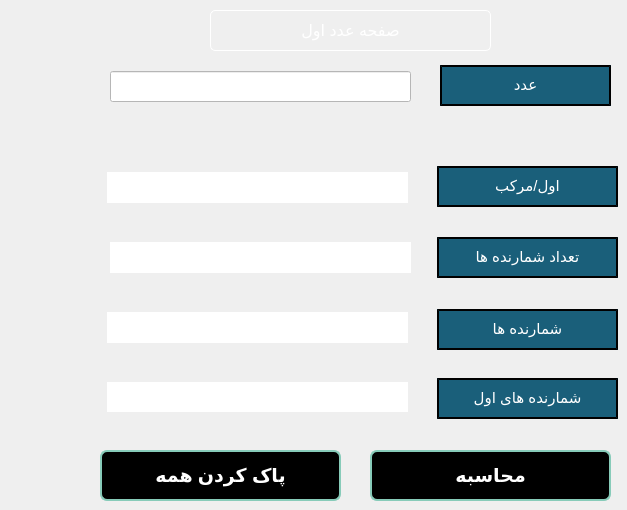
         <widget class="QWidget" name="page_adad_aval">
          <property name="maximumSize">
           <size>
            <width>636</width>
            <height>16777215</height>
           </size>
          </property>
          <widget class="QLabel" name="label_3">
           <property name="geometry">
            <rect>
             <x>440</x>
             <y>65</y>
             <width>171</width>
             <height>41</height>
            </rect>
           </property>
           <property name="font">
            <font>
             <pointsize>11</pointsize>
             <weight>50</weight>
             <italic>false</italic>
             <bold>false</bold>
            </font>
           </property>
           <property name="styleSheet">
            <string notr="true">background-color: rgb(26, 95, 122);
font : 11pt;
border-style: outset;
color : rgb(255, 255, 255);
border-width: 2px;
border-color: black;
font-weight: 400;
padding: 2px;</string>
           </property>
           <property name="text">
            <string>    عدد</string>
           </property>
           <property name="textFormat">
            <enum>Qt::RichText</enum>
           </property>
           <property name="alignment">
            <set>Qt::AlignCenter</set>
           </property>
           <property name="margin">
            <number>2</number>
           </property>
          </widget>
          <widget class="QLineEdit" name="lineEdit_22">
           <property name="geometry">
            <rect>
             <x>110</x>
             <y>71</y>
             <width>301</width>
             <height>31</height>
            </rect>
           </property>
           <property name="font">
            <font>
             <pointsize>12</pointsize>
            </font>
           </property>
           <property name="styleSheet">
            <string notr="true">background-color: rgb(255, 255, 255);</string>
           </property>
          </widget>
          <widget class="QLabel" name="label_25">
           <property name="geometry">
            <rect>
             <x>107</x>
             <y>172</y>
             <width>301</width>
             <height>31</height>
            </rect>
           </property>
           <property name="font">
            <font>
             <pointsize>12</pointsize>
            </font>
           </property>
           <property name="styleSheet">
            <string notr="true">background-color: rgb(255, 255, 255);</string>
           </property>
           <property name="text">
            <string/>
           </property>
          </widget>
          <widget class="QLabel" name="label_26">
           <property name="geometry">
            <rect>
             <x>437</x>
             <y>166</y>
             <width>181</width>
             <height>41</height>
            </rect>
           </property>
           <property name="font">
            <font>
             <pointsize>11</pointsize>
             <weight>50</weight>
             <italic>false</italic>
             <bold>false</bold>
            </font>
           </property>
           <property name="styleSheet">
            <string notr="true">background-color: rgb(26, 95, 122);
font : 11pt;
border-style: outset;
color : rgb(255, 255, 255);
border-width: 2px;
border-color: black;
font-weight: 400;
padding: 2px;</string>
           </property>
           <property name="text">
            <string>اول/مرکب</string>
           </property>
           <property name="textFormat">
            <enum>Qt::RichText</enum>
           </property>
           <property name="alignment">
            <set>Qt::AlignCenter</set>
           </property>
          </widget>
          <widget class="QLabel" name="label_27">
           <property name="geometry">
            <rect>
             <x>437</x>
             <y>237</y>
             <width>181</width>
             <height>41</height>
            </rect>
           </property>
           <property name="font">
            <font>
             <pointsize>11</pointsize>
             <weight>50</weight>
             <italic>false</italic>
             <bold>false</bold>
            </font>
           </property>
           <property name="styleSheet">
            <string notr="true">background-color: rgb(26, 95, 122);
font : 11pt;
border-style: outset;
color : rgb(255, 255, 255);
border-width: 2px;
border-color: black;
font-weight: 400;
padding: 2px;</string>
           </property>
           <property name="text">
            <string>    تعداد شمارنده ها</string>
           </property>
           <property name="textFormat">
            <enum>Qt::RichText</enum>
           </property>
           <property name="alignment">
            <set>Qt::AlignCenter</set>
           </property>
          </widget>
          <widget class="QLabel" name="label_28">
           <property name="geometry">
            <rect>
             <x>110</x>
             <y>242</y>
             <width>301</width>
             <height>31</height>
            </rect>
           </property>
           <property name="font">
            <font>
             <pointsize>12</pointsize>
            </font>
           </property>
           <property name="styleSheet">
            <string notr="true">background-color: rgb(255, 255, 255);</string>
           </property>
           <property name="text">
            <string/>
           </property>
          </widget>
          <widget class="QLabel" name="label_29">
           <property name="geometry">
            <rect>
             <x>437</x>
             <y>309</y>
             <width>181</width>
             <height>41</height>
            </rect>
           </property>
           <property name="font">
            <font>
             <pointsize>11</pointsize>
             <weight>50</weight>
             <italic>false</italic>
             <bold>false</bold>
            </font>
           </property>
           <property name="styleSheet">
            <string notr="true">background-color: rgb(26, 95, 122);
font : 11pt;
border-style: outset;
color : rgb(255, 255, 255);
border-width: 2px;
border-color: black;
font-weight: 400;
padding: 2px;</string>
           </property>
           <property name="text">
            <string>      شمارنده ها</string>
           </property>
           <property name="textFormat">
            <enum>Qt::RichText</enum>
           </property>
           <property name="alignment">
            <set>Qt::AlignCenter</set>
           </property>
          </widget>
          <widget class="QLabel" name="label_30">
           <property name="geometry">
            <rect>
             <x>107</x>
             <y>312</y>
             <width>301</width>
             <height>31</height>
            </rect>
           </property>
           <property name="font">
            <font>
             <pointsize>9</pointsize>
            </font>
           </property>
           <property name="styleSheet">
            <string notr="true">background-color: rgb(255, 255, 255);</string>
           </property>
           <property name="text">
            <string/>
           </property>
          </widget>
          <widget class="QPushButton" name="pushButton_17">
           <property name="geometry">
            <rect>
             <x>370</x>
             <y>450</y>
             <width>241</width>
             <height>51</height>
            </rect>
           </property>
           <property name="font">
            <font>
             <pointsize>14</pointsize>
             <weight>75</weight>
             <bold>true</bold>
            </font>
           </property>
           <property name="styleSheet">
            <string notr="true">#pushButton_17{
background-color:rgb(0, 0, 0);
color: rgb(255, 255, 255);
border:2px solid #87CBB9;
border-radius: 7px;
}
#pushButton_17:hover{
background-color: #fff;
color:#000000;
}</string>
           </property>
           <property name="text">
            <string>محاسبه</string>
           </property>
          </widget>
          <widget class="QPushButton" name="pushButton_21">
           <property name="geometry">
            <rect>
             <x>100</x>
             <y>450</y>
             <width>241</width>
             <height>51</height>
            </rect>
           </property>
           <property name="font">
            <font>
             <pointsize>14</pointsize>
             <weight>75</weight>
             <bold>true</bold>
            </font>
           </property>
           <property name="styleSheet">
            <string notr="true">#pushButton_21{
background-color:rgb(0, 0, 0);
color: rgb(255, 255, 255);
border:2px solid #87CBB9;
border-radius: 7px;
}
#pushButton_21:hover{
background-color: #fff;
color:#000000;
}</string>
           </property>
           <property name="text">
            <string>پاک کردن همه</string>
           </property>
          </widget>
          <widget class="QLabel" name="label_34">
           <property name="geometry">
            <rect>
             <x>437</x>
             <y>378</y>
             <width>181</width>
             <height>41</height>
            </rect>
           </property>
           <property name="font">
            <font>
             <pointsize>11</pointsize>
             <weight>50</weight>
             <italic>false</italic>
             <bold>false</bold>
            </font>
           </property>
           <property name="layoutDirection">
            <enum>Qt::LeftToRight</enum>
           </property>
           <property name="styleSheet">
            <string notr="true">background-color: rgb(26, 95, 122);
font : 11pt;
border-style: outset;
color : rgb(255, 255, 255);
border-width: 2px;
border-color: black;
font-weight: 400;
padding: 2px;</string>
           </property>
           <property name="text">
            <string>      شمارنده های اول</string>
           </property>
           <property name="textFormat">
            <enum>Qt::RichText</enum>
           </property>
           <property name="alignment">
            <set>Qt::AlignCenter</set>
           </property>
          </widget>
          <widget class="QLabel" name="label_60">
           <property name="geometry">
            <rect>
             <x>107</x>
             <y>382</y>
             <width>301</width>
             <height>30</height>
            </rect>
           </property>
           <property name="font">
            <font>
             <pointsize>12</pointsize>
            </font>
           </property>
           <property name="styleSheet">
            <string notr="true">background-color: rgb(255, 255, 255);</string>
           </property>
           <property name="text">
            <string/>
           </property>
          </widget>
          <widget class="QLabel" name="label_235">
           <property name="geometry">
            <rect>
             <x>210</x>
             <y>10</y>
             <width>281</width>
             <height>41</height>
            </rect>
           </property>
           <property name="styleSheet">
            <string notr="true">color :#fff;
font : 12pt;
border-radius: 5px;
border:1px solid #fff;
</string>
           </property>
           <property name="text">
            <string>صفحه عدد اول</string>
           </property>
           <property name="alignment">
            <set>Qt::AlignCenter</set>
           </property>
          </widget>
          <widget class="QPushButton" name="pushButton_74">
           <property name="geometry">
            <rect>
             <x>10</x>
             <y>10</y>
             <width>51</width>
             <height>51</height>
            </rect>
           </property>
           <property name="cursor">
            <cursorShape>PointingHandCursor</cursorShape>
           </property>
           <property name="styleSheet">
            <string notr="true">border:none;
color:rgb(255, 255, 255)</string>
           </property>
           <property name="text">
            <string/>
           </property>
           <property name="icon">
            <iconset>
             <normaloff>:/Downloads/icons8-back-48.png</normaloff>:/Downloads/icons8-back-48.png</iconset>
           </property>
           <property name="iconSize">
            <size>
             <width>30</width>
             <height>30</height>
            </size>
           </property>
          </widget>
         </widget>
